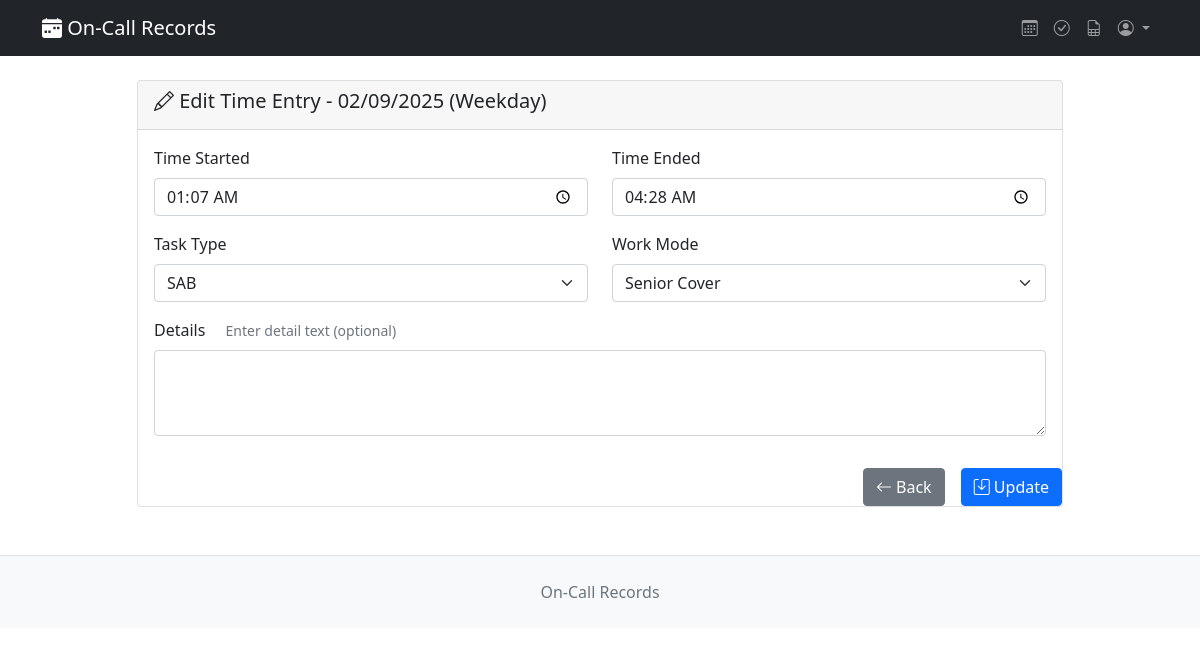
The app's page /entry/12/edit/ (signed in) with its own data.
### records/models.py (models this page shows, shortened)
class TimeBlock(models.Model):
    ONCALL_TYPE_CHOICES = [
        ('normal', 'Normal'),
        ('nhsp', 'NHSP'),
    ]
    staff = models.ForeignKey(OnCallStaff, on_delete=models.CASCADE)
    date = models.DateField()
    day_type = models.ForeignKey(
        DayType, on_delete=models.CASCADE, null=True, blank=True
    )
    oncall_type = models.CharField(
        max_length=20,
        choices=ONCALL_TYPE_CHOICES,
        default='normal',
        help_text="Type of on-call duty"
    )
    claim = models.DecimalField(
        max_digits=5,
        decimal_places=2,
        null=True,
        blank=True,
        help_text="Total claim hours for this block",
    )
    created = models.DateTimeField(default=timezone.now)
    last_modified = models.DateTimeField(auto_now=True)
    class Meta:
        pass

class DayType(models.Model):
    BOOTSTRAP_COLORS = [
        ("primary", "Primary (Blue)"),
        ("secondary", "Secondary (Gray)"),
        ("success", "Success (Green)"),
        ("danger", "Danger (Red)"),
        ("warning", "Warning (Yellow)"),
        ("info", "Info (Cyan)"),
        ("light", "Light"),
        ("dark", "Dark"),
    ]
    name = models.CharField(max_length=50, unique=True)
    color = models.CharField(max_length=20, choices=BOOTSTRAP_COLORS, default="info")

class TimeEntry(models.Model):
    timeblock = models.ForeignKey(
        TimeBlock, on_delete=models.CASCADE, related_name="time_entries"
    )
    time_started = models.TimeField()
    time_ended = models.TimeField()
    task = models.ForeignKey(TaskType, on_delete=models.CASCADE)
    detail = models.ForeignKey(Detail, on_delete=models.SET_NULL, null=True, blank=True)
    work_mode = models.ForeignKey(WorkMode, on_delete=models.CASCADE)
    created = models.DateTimeField(default=timezone.now)
    last_modified = models.DateTimeField(auto_now=True)

### records/views.py (the view)
# urls.py: path('entry/<int:entry_id>/edit/', views.edit_time_entry, name='edit_time_entry'),
@require_oncall_staff
@check_month_not_signed_off
def edit_time_entry(request, entry_id):
    staff = request.staff
    time_entry = get_object_or_404(TimeEntry, id=entry_id, timeblock__staff=staff)
    if request.method == "POST":
        form = TimeEntryForm(request.POST, instance=time_entry)
        if form.is_valid():
            form.save()
            messages.success(request, "Time entry updated successfully!")
            return redirect(get_dashboard_url_with_date(time_entry.timeblock.date))
    else:
        form = TimeEntryForm(instance=time_entry)
        if time_entry.detail:
            form.fields["detail_text"].initial = time_entry.detail.text
    context = {
        "form": form,
        "time_entry": time_entry,
        "time_block": time_entry.timeblock,
    }
    return render(request, "records/edit_timeentry.html", context)

### records/forms.py (shortened to what this page needs)
class TimeEntryForm(forms.ModelForm):
    detail_text = forms.CharField(
        required=False,
        widget=forms.Textarea(attrs={"class": "form-control", "rows": 3}),
        help_text="Enter detail text (optional)",
    )
    class Meta:
        model = TimeEntry
        fields = ["time_started", "time_ended", "task", "work_mode"]
        widgets = {
            "time_started": forms.TimeInput(
                attrs={"type": "time", "class": "form-control"}
            ),
            "time_ended": forms.TimeInput(
                attrs={"type": "time", "class": "form-control"}
            ),
            "task": forms.Select(attrs={"class": "form-select"}),
            "work_mode": forms.Select(attrs={"class": "form-select"}),
        }

### records/models.py (called while the page is built)
    def __str__(self):
        return self.name

    def __str__(self):
        return self.name

    @classmethod
    def is_month_signed_off(cls, staff, year, month):
        return cls.objects.filter(staff=staff, year=year, month=month).exists()

### records/templates/records/edit_timeentry.html (shortened to what this page needs)
{% extends 'records/timeentry_base.html' %}
{% block entry_header %}<i class="bi bi-pencil"></i> Edit Time Entry - {{ time_block.date|date:"d/m/Y" }} ({{ time_block.day_type.name }}){% endblock entry_header %}
{% block back_button %}
<a href="{% url 'dashboard' %}" class="btn btn-secondary me-md-2">
    <i class="bi bi-arrow-left"></i> Back
</a>
{% endblock back_button %}
{% block submit_button %}
<button type="submit" class="btn btn-primary">
    <i class="bi bi-save"></i> Update
</button>
{% endblock submit_button %}

### records/templates/records/timeentry_base.html (shortened to what this page needs)
{% extends 'records/base.html' %}
{% block content %}
    <div class="row justify-content-center">
        <div class="col-md-10">
            <div class="card">
                <div class="card-header">
                    <h5>
                        {% block entry_header %}
                        {% endblock entry_header %}
                    </h5>
                </div>
                <div class="card-body">
                    <form method="post">
                        <div class="row">
                            <div class="col-md-6">
                                <div class="mb-3">
                                    <label for="{{ form.time_started.id_for_label }}" class="form-label">Time Started</label>
                                    {{ form.time_started }}
                                </div>
                            </div>
                            <div class="col-md-6">
                                <div class="mb-3">
                                    <label for="{{ form.time_ended.id_for_label }}" class="form-label">Time Ended</label>
                                    {{ form.time_ended }}
                                </div>
                            </div>
                        </div>
                        <div class="row">
                            <div class="col-md-6">
                                <div class="mb-3">
                                    <label for="{{ form.task.id_for_label }}" class="form-label">Task Type</label>
                                    {{ form.task }}
                                </div>
                            </div>
                            <div class="col-md-6">
                                <div class="mb-3">
                                    <label for="{{ form.work_mode.id_for_label }}" class="form-label">Work Mode</label>
                                    {{ form.work_mode }}
                                </div>
                            </div>
                        </div>
                        <div class="mb-3">
                            <label for="{{ form.detail_text.id_for_label }}" class="form-label">Details</label>
                            <span class="form-text ms-3">{{ form.detail_text.help_text }}</span>
                            {{ form.detail_text }}
                        </div>
                        </div>
                        <div class="d-grid gap-2 d-md-flex justify-content-md-end">
                            {% block back_button %}
                            {% endblock back_button %}
                            {% block submit_button %}
                            {% endblock submit_button %}
                        </div>
                </div>
            </div>
        </div>
    </div>
{% endblock content %}

### records on screen
TimeBlock: date "02/09/2025", day_type.name "Weekday"
TimeEntry: time_started "01:07:00", time_ended "04:28:00", task "SAB", work_mode "Senior Cover"
